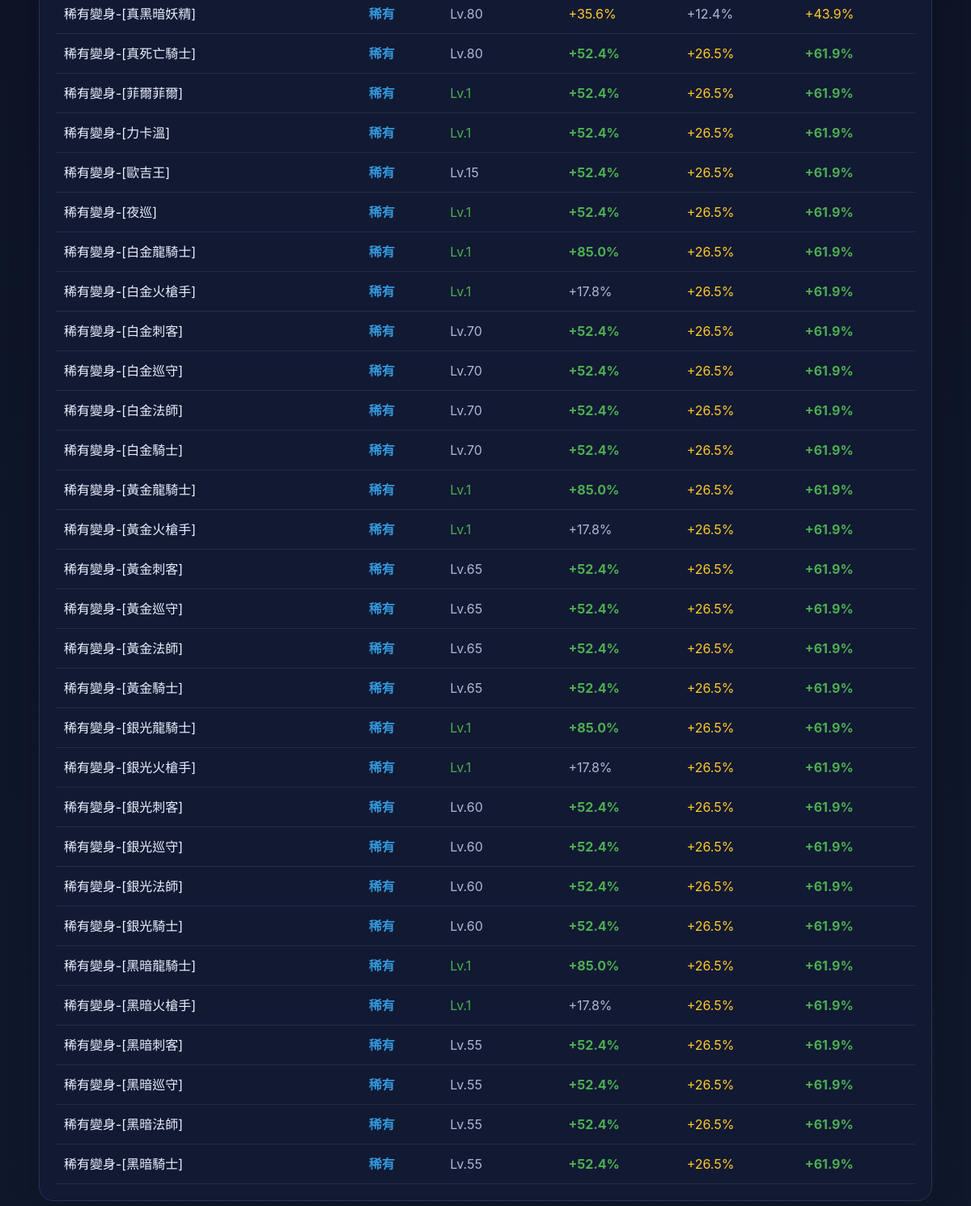
The app's page /polymorphs?grade=稀有 (lower part), older data.
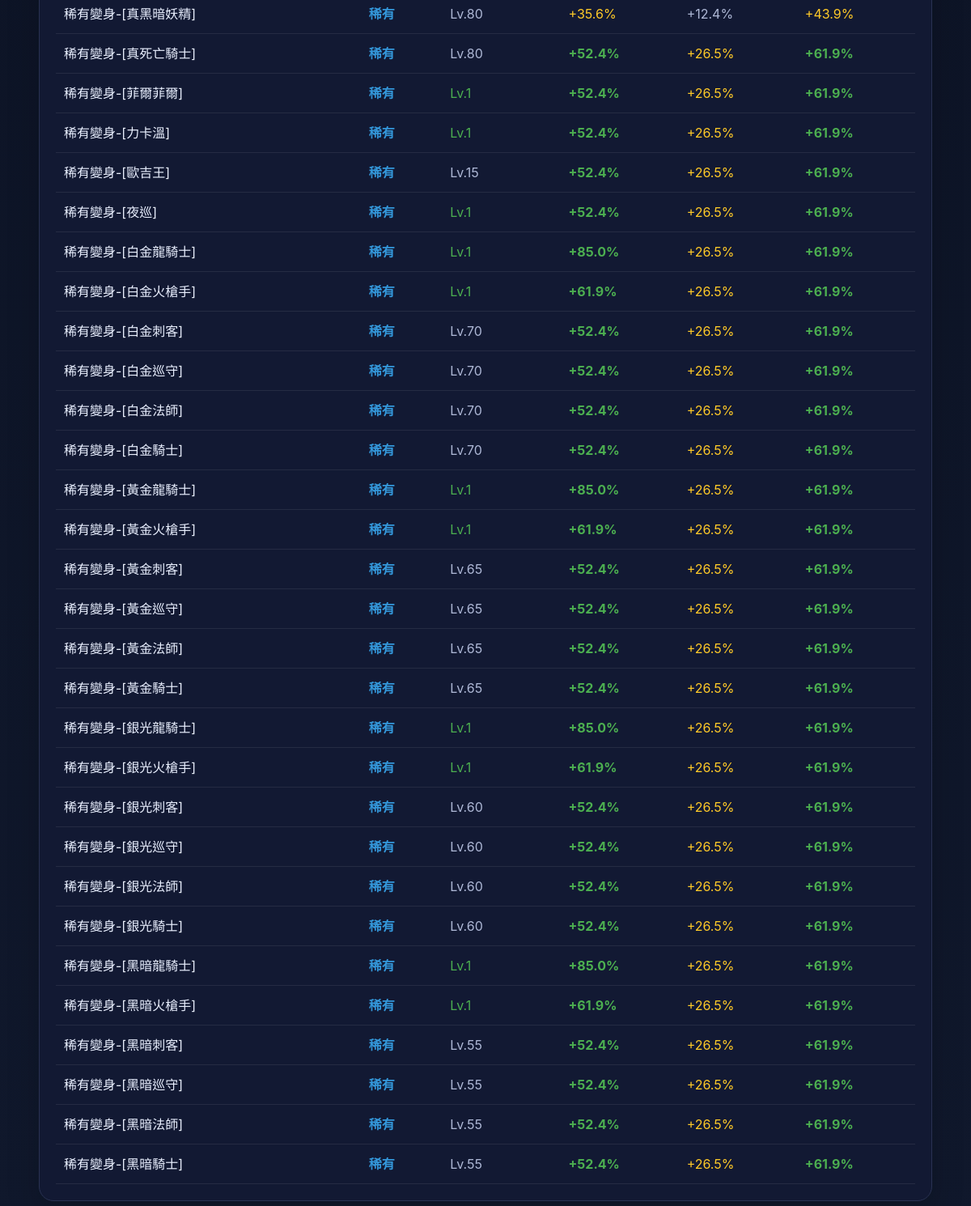
The same page, newer data.
### tables this page shows
CREATE TABLE polymorphs (
    id      INTEGER PRIMARY KEY,
    name    TEXT NOT NULL,
    polyid  INTEGER NOT NULL,
    note    TEXT,
    created_at DATETIME DEFAULT CURRENT_TIMESTAMP
, atkspeed INTEGER DEFAULT NULL, movespeed INTEGER DEFAULT NULL, magic_speed INTEGER DEFAULT NULL, minlevel INTEGER DEFAULT NULL, item_id INTEGER DEFAULT NULL, atk_boost REAL DEFAULT NULL, mov_boost REAL DEFAULT NULL, mag_boost REAL DEFAULT NULL, color TEXT DEFAULT '#ffffff');

### app.py (the view, shortened to what this page needs)
    @app.route("/polymorphs")
    def polymorphs():
        q = request.args.get("q", "").strip()
        grade = request.args.get("grade", "").strip()
        db = get_db()
        POLY_GRADES = [
            ("覺醒", "覺醒/支配者"),
            ("神話", "神話變身"),
            ("傳說", "傳說變身"),
            ("英雄", "英雄變身"),
            ("稀有", "稀有變身"),
            ("高級", "高級變身"),
            ("一般", "一般變身"),
        ]
        sql = """
            SELECT id, name, note, polyid, atkspeed, movespeed, magic_speed, atk_boost, mov_boost, mag_boost, minlevel,
              CASE
                WHEN name LIKE '覺醒-%' OR name LIKE '支配者-%' THEN '覺醒'
                WHEN name LIKE '神話變身%' OR note LIKE '%神話%' THEN '神話'
                WHEN name LIKE '傳說變身%' OR note LIKE '%傳說%' THEN '傳說'
                WHEN name LIKE '英雄變身%' OR note LIKE '%英雄%' THEN '英雄'
                WHEN name LIKE '稀有變身%' OR note LIKE '%稀有%' THEN '稀有'
                WHEN name LIKE '高級變身%' OR note LIKE '%高級%' THEN '高級'
                ELSE '一般'
              END AS grade
            FROM polymorphs
            WHERE note NOT LIKE '%圖鑑%' AND id >= 600000000
        """
        params: list[Any] = []
        if q:
            sql += " AND (name LIKE ? OR note LIKE ?)"
            params.extend([f"%{q}%", f"%{q}%"])
        if grade:
            if grade == "覺醒":
                sql += " AND (name LIKE '覺醒-%' OR name LIKE '支配者-%')"
            elif grade == "神話":
                sql += " AND (name LIKE '神話變身%' OR note LIKE '%神話%') AND name NOT LIKE '覺醒-%'"
            elif grade == "傳說":
                sql += " AND (name LIKE '傳說變身%' OR note LIKE '%傳說%') AND name NOT LIKE '覺醒-%'"
            elif grade == "英雄":
                sql += " AND (name LIKE '英雄變身%' OR note LIKE '%英雄%') AND name NOT LIKE '覺醒-%'"
            elif grade == "稀有":
                sql += " AND (name LIKE '稀有變身%' OR note LIKE '%稀有%') AND name NOT LIKE '覺醒-%'"
            elif grade == "高級":
                sql += " AND (name LIKE '高級變身%' OR note LIKE '%高級%') AND name NOT LIKE '覺醒-%'"
        sql += " ORDER BY id LIMIT 500"
        rows = db.execute(sql, params).fetchall()
        return render_template("polymorphs.html", rows=rows, q=q, grade=grade, poly_grades=POLY_GRADES)

### app.py (called while the page is built)
def get_db() -> sqlite3.Connection:
    if "db" not in g:
        db_path = Path(current_app().config["DATABASE"])
        db_path.parent.mkdir(parents=True, exist_ok=True)
        conn = sqlite3.connect(db_path)
        conn.row_factory = sqlite3.Row
        g.db = conn
    return g.db

def current_app() -> Flask:
    from flask import current_app as flask_current_app
    return flask_current_app

### templates/polymorphs.html (shortened to what this page needs)
{% extends "base.html" %}
{% block content %}
<section class="card">
  <div class="table-wrap">
    <table data-sortable>
      <tbody>
        {% for r in rows %}
        <tr>
          <td>
            {% if r.grade == '覺醒' %}
              <span class="grade-awaken">{{ (r.note or '—') | clean_name }}</span>
            {% else %}
              {{ (r.note or '—') | clean_name }}
            {% endif %}
          </td>
          <td>
            {% if r.grade == '覺醒' %}<span class="grade-awaken">✦ 覺醒</span>
            {% elif r.grade == '神話' %}<span class="grade-myth">神話</span>
            {% elif r.grade == '傳說' %}<span class="grade-legend">傳說</span>
            {% elif r.grade == '英雄' %}<span class="grade-hero">英雄</span>
            {% elif r.grade == '稀有' %}<span class="grade-rare">稀有</span>
            {% elif r.grade == '高級' %}<span class="grade-high">高級</span>
            {% else %}<span class="grade-normal">一般</span>
            {% endif %}
          </td>
          <td>
            {% if r.minlevel and r.minlevel > 1 %}
              <span class="muted">Lv.{{ r.minlevel }}</span>
            {% else %}
              <span style="color:#4caf50">Lv.1</span>
            {% endif %}
          </td>
          <td>
            {% set atk = r.atk_boost|string %}
            {% if atk and atk != '—' and atk != 'None' %}
              {% set atk_val = atk | replace('+','') | replace('%','') | float(0) %}
              {% if atk_val > 100 %}<span style="color:#ff6b6b;font-weight:700">{{ atk }} ⚡</span>
              {% elif atk_val > 50 %}<span style="color:#4caf50;font-weight:700">{{ atk }}</span>
              {% elif atk_val > 20 %}<span style="color:#ffca28">{{ atk }}</span>
              {% else %}<span class="muted">{{ atk }}</span>{% endif %}
            {% else %}<span class="muted">—</span>{% endif %}
          </td>
          <td>
            {% set mov = r.mov_boost|string %}
            {% if mov and mov != '—' and mov != 'None' %}
              {% set mov_val = mov | replace('+','') | replace('%','') | float(0) %}
              {% if mov_val > 50 %}<span style="color:#4caf50;font-weight:700">{{ mov }} ⚡</span>
              {% elif mov_val > 20 %}<span style="color:#ffca28">{{ mov }}</span>
              {% else %}<span class="muted">{{ mov }}</span>{% endif %}
            {% else %}<span class="muted">—</span>{% endif %}
          </td>
          <td>
            {% set mag = r.mag_boost|string %}
            {% if mag and mag != '—' and mag != 'None' %}
              {% set mag_val = mag | replace('+','') | replace('%','') | float(0) %}
              {% if mag_val > 100 %}<span style="color:#ff6b6b;font-weight:700">{{ mag }} ⚡</span>
              {% elif mag_val > 50 %}<span style="color:#4caf50;font-weight:700">{{ mag }}</span>
              {% elif mag_val > 20 %}<span style="color:#ffca28">{{ mag }}</span>
              {% else %}<span class="muted">{{ mag }}</span>{% endif %}
            {% else %}<span class="muted">—</span>{% endif %}
          </td>
        </tr>
        {% else %}
        <tr><td colspan="6">查無資料</td></tr>
        {% endfor %}
      </tbody>
    </table>
  </div>
</section>
{% endblock %}

### templates/base.html (shortened to what this page needs)
<!doctype html>
<html lang="zh-Hant">
<head>
  <link rel="stylesheet" href="{{ url_for('static', filename='style.css') }}">
</head>
<body>
  <main class="container page">
    {% block content %}{% endblock %}
  </main>
</body>
</html>

### static/style.css (style rules this page uses)
:root { --bg:#0b1020;--card:#121933;--line:#293252;--text:#eaf0ff;--muted:#aeb8d6;--accent:#6ea8fe }
* { box-sizing:border-box }
body { margin:0;background:linear-gradient(180deg,#0a1020,#10182c);color:var(--text);font:16px/1.5 -apple-system,BlinkMacSystemFont,Segoe UI,Roboto,PingFang TC,Noto Sans TC,sans-serif }
.container { width:min(1120px,92vw);margin:0 auto }
.page { padding:28px 0 40px }
.card { background:var(--card);border:1px solid var(--line);border-radius:18px;padding:20px;margin-bottom:18px;box-shadow:0 14px 40px rgba(0,0,0,.18) }
.muted { color:var(--muted) }
.table-wrap { overflow:auto }
table { width:100%;border-collapse:collapse;min-width:720px }
.grade-rare { color:#3498db;font-weight:600 }

### templates/polymorphs.html (style rules this page uses)
.grade-rare { color:#3498db; }

Row changes from the older to the newer data that the page shows:
changed polymorphs "稀有變身-[白金火槍手]": atk_boost "+17.8%" → "+61.9%"
changed polymorphs "稀有變身-[黃金火槍手]": atk_boost "+17.8%" → "+61.9%"
changed polymorphs "稀有變身-[銀光火槍手]": atk_boost "+17.8%" → "+61.9%"
changed polymorphs "稀有變身-[黑暗火槍手]": atk_boost "+17.8%" → "+61.9%"
